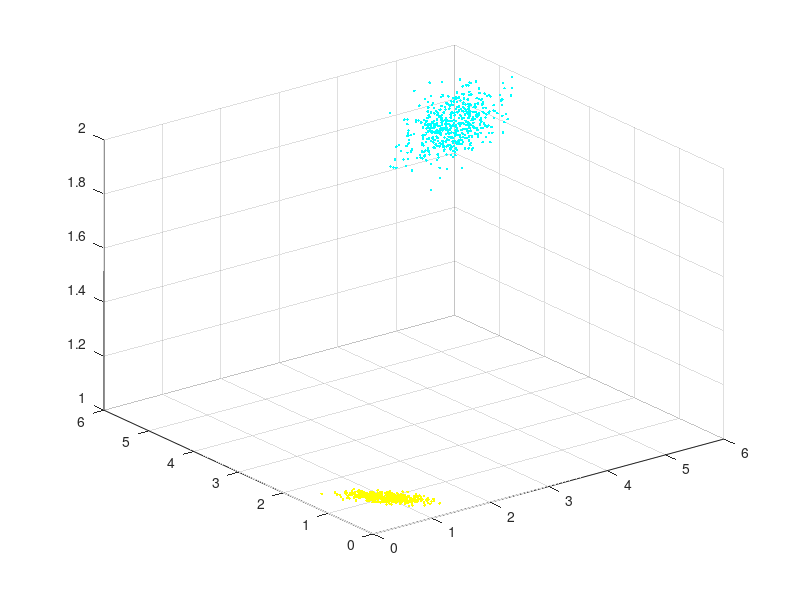

MATLAB code to generate this figure:
K = 2;      %高斯模型个数
dim =2;    %数据维度
N = 1000;    %生成的样本个数
step = 4;   %不同高斯模型均值之间的距离

%变量区
Phi = cell(K,1);         %混合系数构成的cellArray
Mu=cell(K,1);           %均值向量构成的cellArray
Sigma = cell(K,1);      %协方差矩阵构成的cellArray
Dat = zeros(N,dim+1);   %数据矩阵，其中最后一个维度为标签
 
for i =1:K
    Phi(i)={1/K};    %默认每个模型的选择系数相同，可自行调整
end
Mu(1) = {ones(dim,1)};
for i =2:K
    t = rand(dim,1);
    t = t/norm(t,2)*step;
    Mu(i)={Mu{i-1}+t};
end
for i =1:K
    t = rand(dim);
    t = orth(t);
    tt = rand(dim,1);
    Sigma(i) = {t'*diag(tt)*t};
end

%这里直接按系数比例生成样本，与直接按照高斯混合分布生成的样本大致是类似的
cnt = 0;
for i = 1:K
    if i == K
        n = N-cnt;
    else
        n = round(N*Phi{i});
    end
    t = mvnrnd(Mu{i}, Sigma{i}, n);
    Dat(cnt+1:cnt+n,:) = [t ones(n, 1)*i];
    cnt = cnt+n;
end

%存储数据部分
save('Dat.mat', 'Dat');

%画图部分
close all;
view(3);
hold on;
grid on;
mycolor = colorcube(20);
cnt = 0;
for i = 1:K
    if i == K
        n = N-cnt;
    else
       n = round(N*Phi{i});
    end
    t =  Dat(cnt+1:cnt+n,:);
    plot3(t(:,1), t(:,2), t(:,3), '.', 'Color', mycolor(i,:));
    cnt = cnt+n;
end
hold off;

